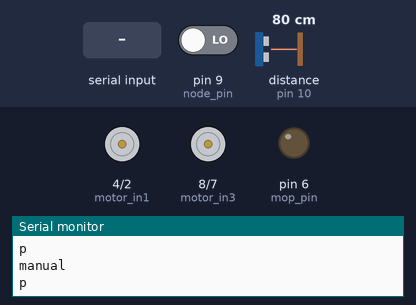
The sketch below on a simulated Arduino Uno, built with avr-gcc and run on an emulated ATmega328P. On the bench: motor-driver pin pairs drawn as motors (green arrow = first pin HIGH = forward, orange = second pin HIGH = backward, longer = more drive, scaled by the enable pin), output pins drawn as LEDs (lit = HIGH), the last lines printed to the serial monitor. The test bench sets the inputs (shaded band); at power-on: pin 9 (node_pin) LOW, distance to the obstacle (sensor on pin 10) 80 cm. The echo pulse lasts 58.3 µs per cm; pins used as bus, display or sensor lines are not drawn.

Above: at 1.2 s.
1.3 s: pin 9 (node_pin) driven HIGH
At 1.9 s:
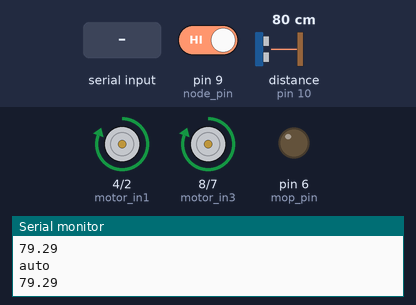
2.8 s: distance to the obstacle (sensor on pin 10) set to 8 cm
4.3 s: distance to the obstacle (sensor on pin 10) set to 5 cm
At 5.3 s:
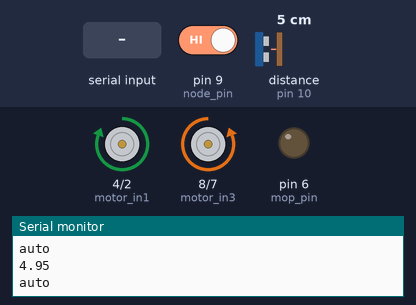
5.8 s: distance to the obstacle (sensor on pin 10) set to 9 cm
At 6.9 s:
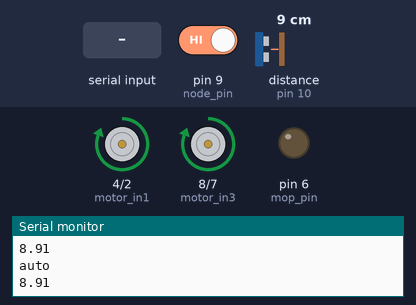
7.3 s: pin 9 (node_pin) driven LOW
At 7.8 s:
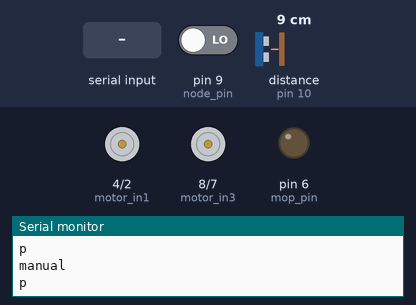
10.3 s: "s" received over Serial
At 10.7 s:
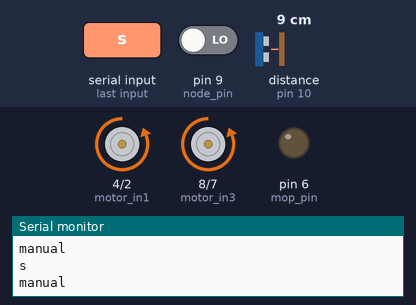
Timing chart, 0 to 12.8 s (numbered marks = the images above; inputs shaded):
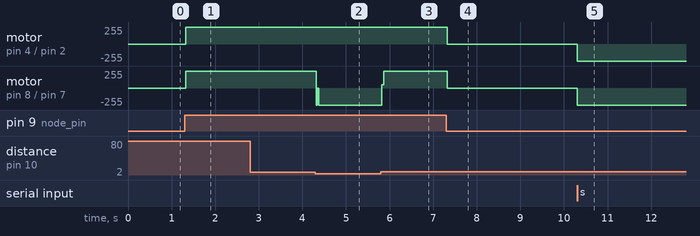

Measured:
- the behaviour switches between 7 and 6 cm on distance to the obstacle (sensor on pin 10) (found by bisection; images 1 and 2)
- after the input at 1.3 s, motor on pin 4 (motor_in1) / pin 2 (motor_in2), motor on pin 8 (motor_in3) / pin 7 (motor_in4): stopped → forward 255/255 at once
- after the input at 4.3 s, motor on pin 8 (motor_in3) / pin 7 (motor_in4): forward 255/255 → backward 255/255 at once
- after the input at 5.8 s, motor on pin 8 (motor_in3) / pin 7 (motor_in4): backward 255/255 → forward 255/255 at once
- after the input at 7.3 s, motor on pin 4 (motor_in1) / pin 2 (motor_in2), motor on pin 8 (motor_in3) / pin 7 (motor_in4): forward 255/255 → stopped at once
- after the input at 10.3 s, motor on pin 4 (motor_in1) / pin 2 (motor_in2), motor on pin 8 (motor_in3) / pin 7 (motor_in4): stopped → backward 255/255 at once

The sketch:

project_iot.ino
```cpp
// the right motor
const int motor_en_r = 3;
const int motor_in1 = 4;
const int motor_in2 = 2;

// the left motor
const int motor_en_l = 5;
const int motor_in3 = 8;
const int motor_in4 = 7;

// ultrasonic sensor
const int trigPin = 11;
const int echoPin = 10;

// nodemcu mode toggle pin
const int node_pin = 9;

// mopping pin for toggling the transistor
const int mop_pin = 6;

const int robot_speed = 100;

int state = 0;

bool mop = false;
bool auto_mode = false;

void set_movement_speed(int spd)
{
  analogWrite(motor_en_r, spd);
  analogWrite(motor_en_l, spd);
}

void move_forward()
{
  // right motor forward
  digitalWrite(motor_in1, HIGH);
  digitalWrite(motor_in2, LOW);

  // left motor forward
  digitalWrite(motor_in3, HIGH);
  digitalWrite(motor_in4, LOW);
}

void move_backward()
{
  // right motor backward
  digitalWrite(motor_in1, LOW);
  digitalWrite(motor_in2, HIGH);

  // left motor backward
  digitalWrite(motor_in3, LOW);
  digitalWrite(motor_in4, HIGH);
}

void turn_right()
{
  // right motor backward
  digitalWrite(motor_in1, LOW);
  digitalWrite(motor_in2, HIGH);

  // left motor forward
  digitalWrite(motor_in3, HIGH);
  digitalWrite(motor_in4, LOW);
}

void turn_left()
{
  // right motor forward
  digitalWrite(motor_in1, HIGH);
  digitalWrite(motor_in2, LOW);

  // left motor backward
  digitalWrite(motor_in3, LOW);
  digitalWrite(motor_in4, HIGH);
}

void stop_movement()
{
  // right motor stop
  digitalWrite(motor_in1, LOW);
  digitalWrite(motor_in2, LOW);

  // left motor stop
  digitalWrite(motor_in3, LOW);
  digitalWrite(motor_in4, LOW);
}

void start_mopping()
{
  digitalWrite(mop_pin, HIGH);
}

void stop_mopping()
{
  digitalWrite(mop_pin, LOW);
}

double get_front_distance()
{
  digitalWrite(trigPin, LOW);
  delayMicroseconds(2);
  digitalWrite(trigPin, HIGH);
  delayMicroseconds(10);
  digitalWrite(trigPin, LOW);

  double duration = pulseIn(echoPin, HIGH);
  double distance = duration * 0.034 / 2;

  Serial.println(distance);

  return distance;
}

void setup()
{
  // motors
  pinMode(motor_en_r, OUTPUT);
  pinMode(motor_in1, OUTPUT);
  pinMode(motor_in2, OUTPUT);

  pinMode(motor_en_l, OUTPUT);
  pinMode(motor_in3, OUTPUT);
  pinMode(motor_in4, OUTPUT);

  // serial
  Serial.begin(9600);

  // ultrasonic sensor
  pinMode(trigPin, OUTPUT);
  pinMode(echoPin, INPUT);

  // nodemcu mode toggle pin
  pinMode(node_pin, INPUT);

  // mopping pin
  pinMode(mop_pin, OUTPUT);

  set_movement_speed(255);
}

void loop()
{
//  Serial.println(get_front_distance());
  if (digitalRead(node_pin) == HIGH)
  {
    auto_mode = true;
        Serial.println("auto");
  }
  else if (digitalRead(node_pin) == LOW)
  {
    auto_mode = false;
        Serial.println("manual");
  }

  if (auto_mode)
  {
    // code for the automatic mode
    if (get_front_distance() < 6.0)
    {
      // there is an obstacle
      stop_movement();
      turn_left();
    }
    else
    {
      move_forward();
    }

//    mop = true;
//    start_mopping();
  }
  else
  {
    // code for the manual mode
    if (Serial.available() > 0)
    {
      state = Serial.read();
    }

    if (state == 'w')
    {
      Serial.println("w");
      move_forward();
    }
    else if (state == 's')
    {
      Serial.println("s");
      move_backward();
    }
    else if (state == 'l')
    {
      Serial.println("l");
      turn_left();
    }
    else if (state == 'r')
    {
      Serial.println("r");
      turn_right();
    }
    else if (state == 'm')
    {
      state = 'p';
      Serial.println("m");
      if (mop)
      {
        mop = false;
        stop_mopping();
      }
      else
      {
        mop = true;
        start_mopping();
      }
    }
    else
    {
      Serial.println("p");
      stop_movement();
    }
  }
}
```
